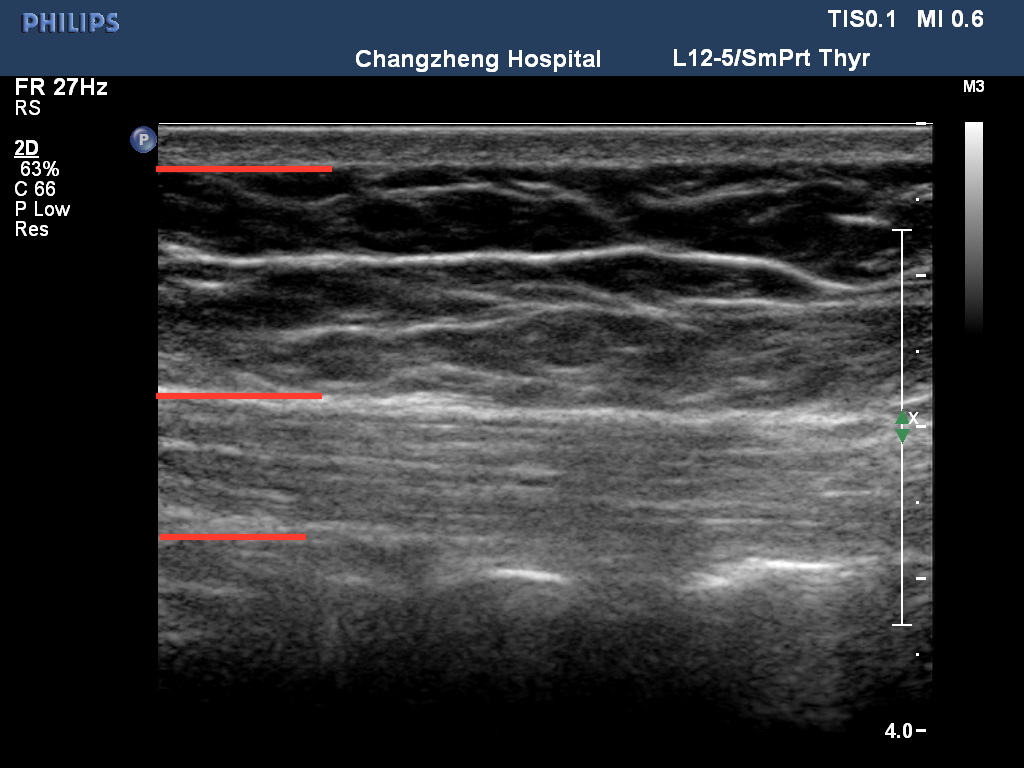
#> input picture image/5.jpg, 1024 x 768 px, found by its file name
$ python cv2_erosion_dilation.py
#> lines starting #> are read from the running program, lines starting #| are printed output that depends on the picture
# ex2tron's blog:
# http://ex2tron.wang

import cv2
import numpy as np

# 1.腐蚀与膨胀
path = r'D:\TONG\PycharmProjects\ultrasound image\image\5.jpg'

img = cv2.imread(path, 0)
kernel = np.ones((5, 5), np.uint8)
erosion = cv2.erode(img, kernel)  # 腐蚀
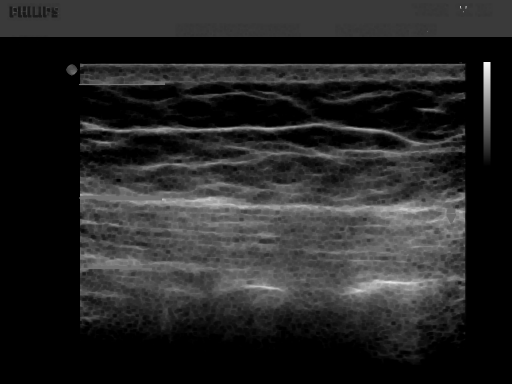
#> erosion: shape (768, 1024) (shown at 1/2 size); min 0, max 250, mean 37.6
dilation = cv2.dilate(img, kernel)  # 膨胀
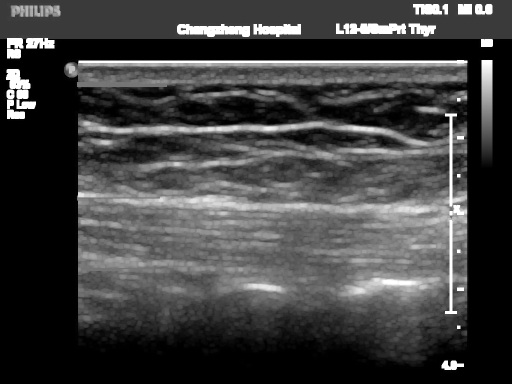
#> dilation: shape (768, 1024) (shown at 1/2 size); min 0, max 255, mean 63.7

cv2.imshow('erosion/dilation', img)
cv2.waitKey(0)

cv2.imshow('erosion/dilation', erosion)
cv2.waitKey(0)

cv2.imshow('erosion/dilation', dilation)
cv2.waitKey(0)


# 2.定义结构元素
kernel = cv2.getStructuringElement(cv2.MORPH_RECT, (5, 5))  # 矩形结构
print(kernel)

kernel = cv2.getStructuringElement(cv2.MORPH_ELLIPSE, (5, 5))  # 椭圆结构
print(kernel)

kernel = cv2.getStructuringElement(cv2.MORPH_CROSS, (5, 5))  # 十字形结构
print(kernel)

# 3.开运算与闭运算
kernel = cv2.getStructuringElement(cv2.MORPH_RECT, (5, 5))  # 定义结构元素

# 开运算
img = cv2.imread(path, 0)
opening = cv2.morphologyEx(img, cv2.MORPH_OPEN, kernel)
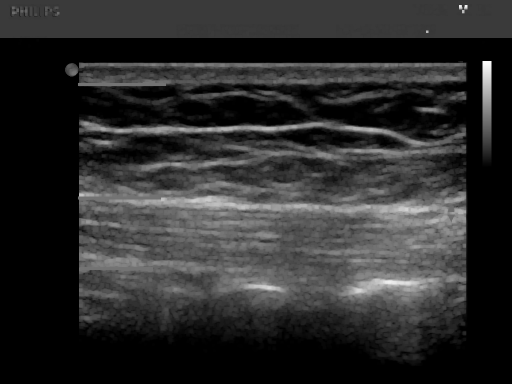
#> opening: shape (768, 1024) (shown at 1/2 size); min 0, max 250, mean 44.5

cv2.imshow('opening', opening)
cv2.waitKey(0)

# 闭运算
img = cv2.imread(path, 0)
closing = cv2.morphologyEx(img, cv2.MORPH_CLOSE, kernel)

cv2.imshow('closing', closing)
cv2.waitKey(0)


# 4.形态学梯度
img = cv2.imread(path, 0)
gradient = cv2.morphologyEx(img, cv2.MORPH_GRADIENT, kernel)
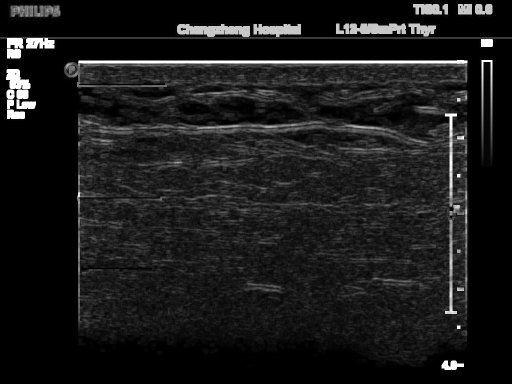
#> gradient: shape (768, 1024) (shown at 1/2 size); min 0, max 255, mean 26.2

cv2.imshow('morphological gradient', gradient)
cv2.waitKey(0)


# 5.顶帽
tophat = cv2.morphologyEx(img, cv2.MORPH_TOPHAT, kernel)
cv2.imshow('top hat', tophat)
cv2.waitKey(0)


# 6.黑帽
blackhat = cv2.morphologyEx(img, cv2.MORPH_BLACKHAT, kernel)
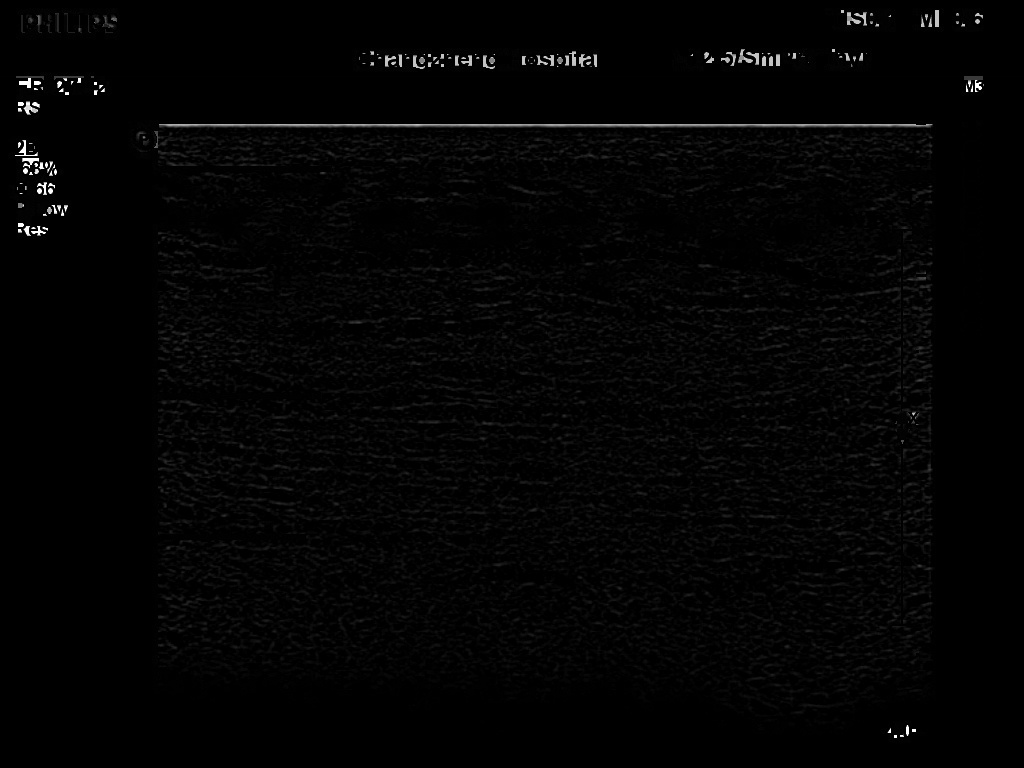
#> blackhat: shape (768, 1024); min 0, max 255, mean 3.7
cv2.imshow('black hat', blackhat)
cv2.waitKey(0)

$ run again, with image/1.jpg copied over image/5.jpg
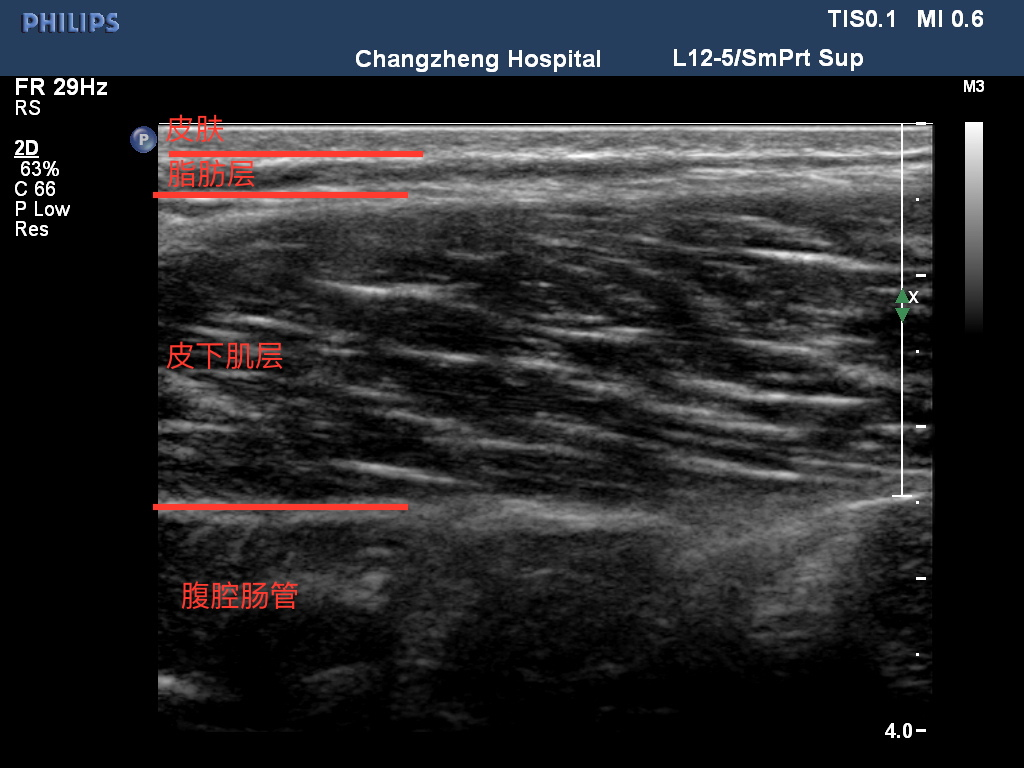
#> input picture image/1.jpg, 1024 x 768 px, found by its file name
#> `gradient = cv2.morphologyEx(img, cv2.MORPH_GRADIENT, kernel)`:
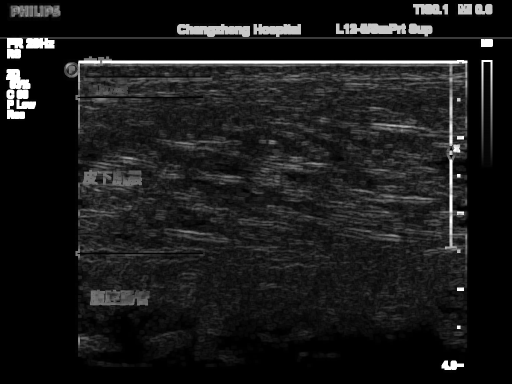
#> gradient: shape (768, 1024) (shown at 1/2 size); min 0, max 255, mean 26.6
#> `blackhat = cv2.morphologyEx(img, cv2.MORPH_BLACKHAT, kernel)`:
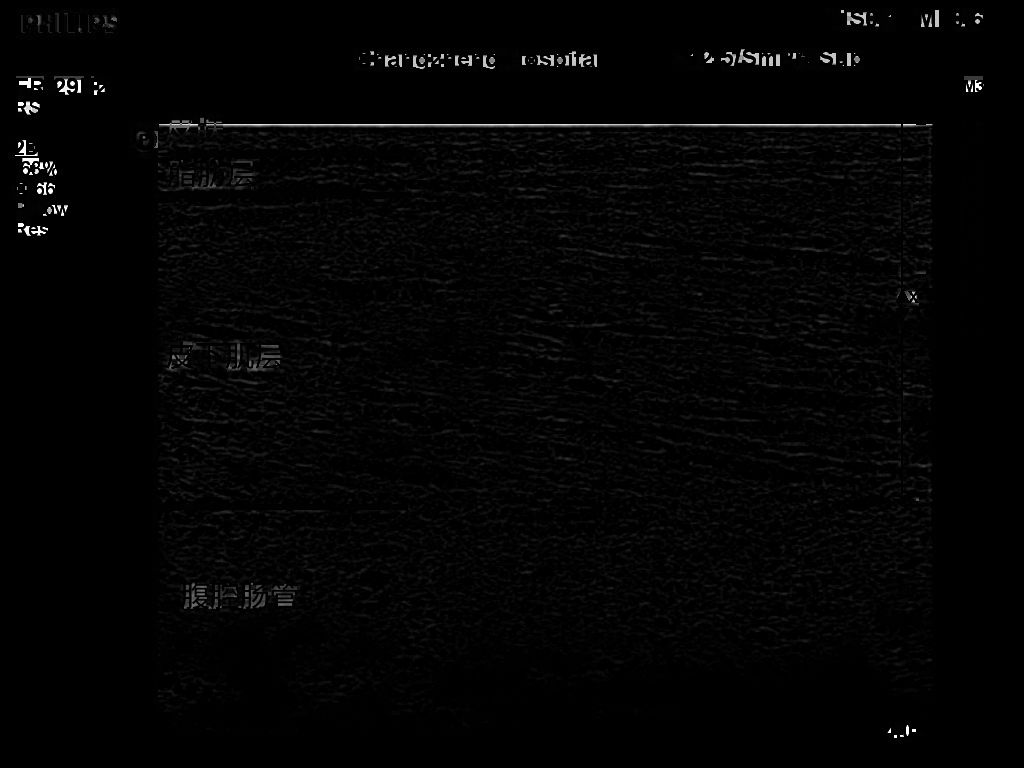
#> blackhat: shape (768, 1024); min 0, max 255, mean 3.9

$ run again, with image/10.jpg copied over image/5.jpg
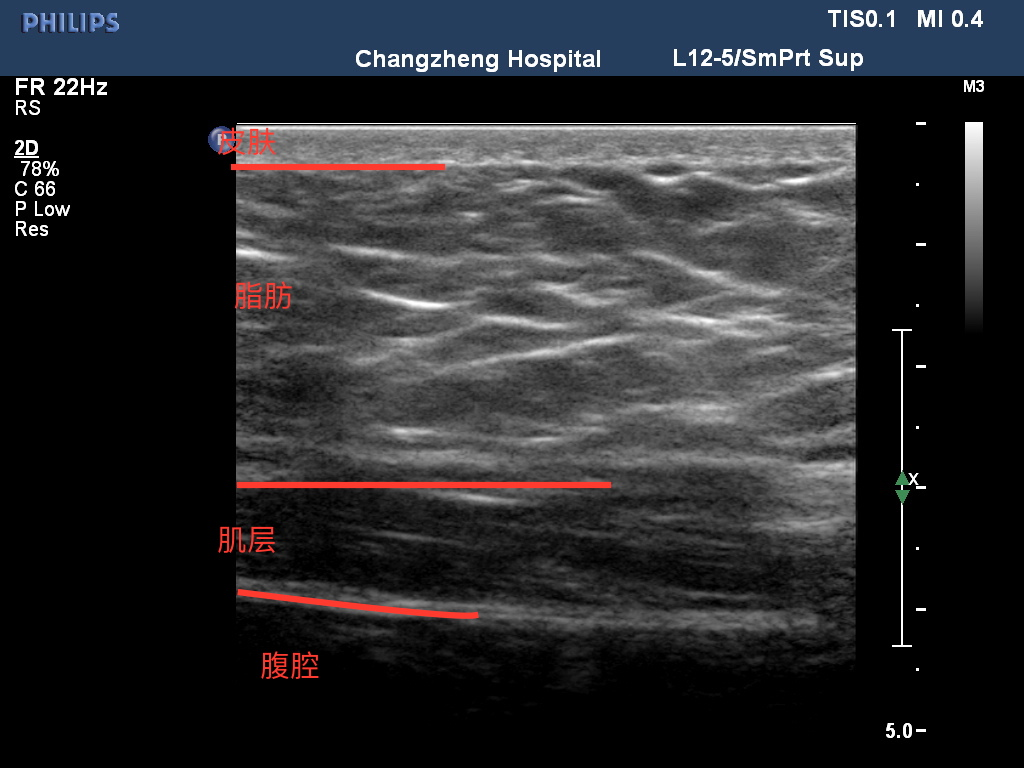
#> input picture image/10.jpg, 1024 x 768 px, found by its file name
#> `gradient = cv2.morphologyEx(img, cv2.MORPH_GRADIENT, kernel)`:
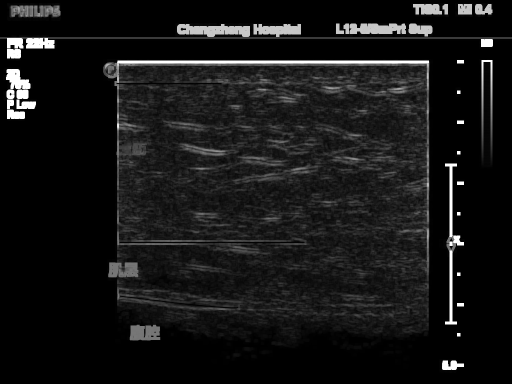
#> gradient: shape (768, 1024) (shown at 1/2 size); min 0, max 255, mean 22.2
#> `blackhat = cv2.morphologyEx(img, cv2.MORPH_BLACKHAT, kernel)`:
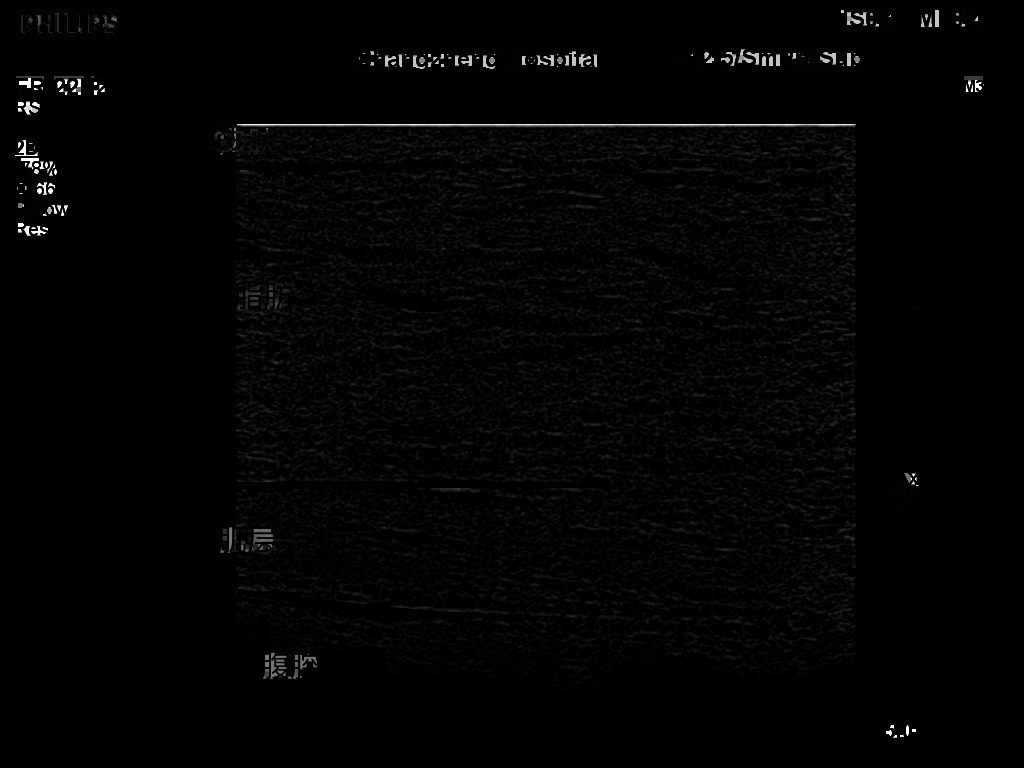
#> blackhat: shape (768, 1024); min 0, max 255, mean 3.3
